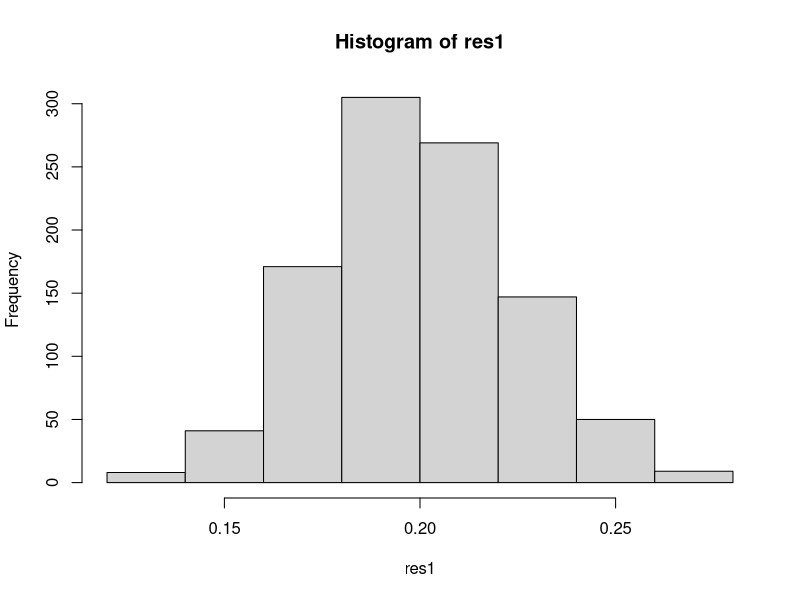
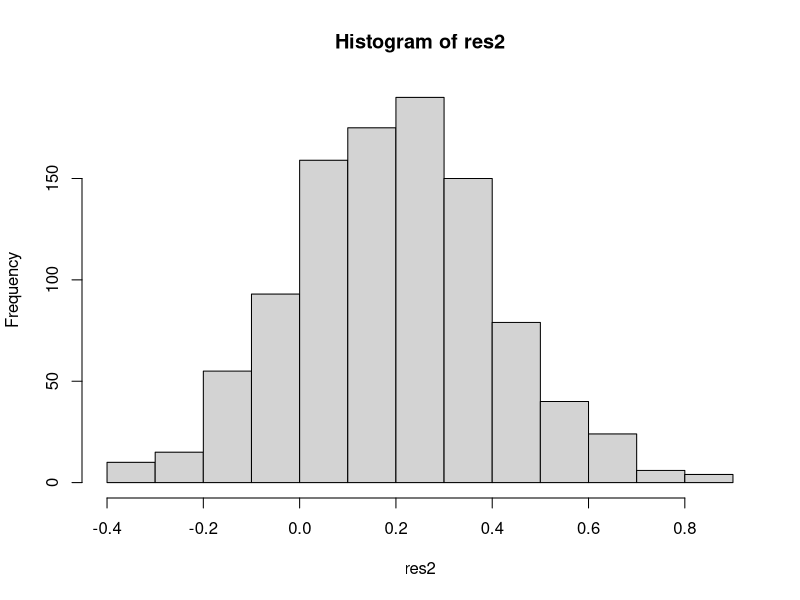

These figures' R source, in order:
## ---- chunk 1
# somma i numeri da 1 a 10
sum(1:10)
## ---- chunk 2
msg = "hello world"
print(msg)
print(msg)
print(msg)
print(msg)
print(msg)
## ---- chunk 3
n = 10
for(i in 1:n){
# quali operazioni
}
## ---- chunk 4
for(i in 1:5){
print(paste("hello word", i, sep = "_"))
}
## ---- chunk 5
for(i in 1:10){ 
  print(i)
}
## ---- chunk 6
vec=1:5

for(i in 1:length(vec)){ 
  
  print(vec[i])

  }
## ---- chunk 7
vec=1:5

for(i in vec){ 
  
  print(i)

}
## ---- chunk 8
x = 5

while (x < 15) { 
  print(x)
  x = x + 1 
}
## ---- chunk 9
repeat{
  lancia_dado = sample(1:6, 1)
  print(lancia_dado)
  if(lancia_dado == 6) break
}
## ---- chunk 10
i=1
repeat { 
  print(i)
  i=i+1 
  if(i > 3)break
  }
## ---- chunk 11
i=1
while (i < 4) { 
  print(i)
  i=i+1 
  }
## ---- chunk 12
somma = 0 # inizializziamo la somma a 0
x = 1:10 #vettore x 

for(i in 1:length(x)){ # per tutta la lunghezza di x = 1:10 
  somma = somma + x[i]
}
## ---- chunk 13
my_sum = function(x){
  somma = 0 # inizializziamo la somma a 0
  for(i in seq_along(x)){  # equivalente a 1:length(x)
    somma = somma + x[i]
  }
  return(somma)
}

x = rnorm(100)
my_sum(x)
sum(x)
## ---- chunk 14
mydf = read.csv(file = "data/mydf_2.csv") #carico il dataset 
str(mydf)

group_mean = .2 # effetto medio atteso
var_mean = .1   # variabilità
n_subj = max(mydf$id) #numero soggetti
## ---- chunk 15
set.seed(111) # x replicabilità della simulazione

niter = 1000 # numero di iterazioni
res1 = rep(NA, niter) # vettore di risultati
age_z = mydf$age_z

for(i in 1:niter) {
  
  # effetto
  b_mu = rnorm(n_subj, mean = group_mean, sd = var_mean)
  # Simulo un vettore y per ogni iterazione,
  # che avrà tanti elementi quanti soggetti
  y = 0 + b_mu * age_z
  # Modello lineare
  mod = lm(y ~ 1 + age_z)
  res1[i] = mod$coefficients[[2]] # Estraggo l'effetto dell'età
}
## ---- chunk 16
# effetto medio stimato
mean(res1)
# istogramma dei risultati
hist(res1)
## ---- chunk 17
var_mean = .8  
## ---- chunk 18
res2 = rep(NA, niter) # vettore di risultati

for(i in 1:niter) {
  
  # effetto
  b_mu = rnorm(n_subj, mean = group_mean, sd = var_mean)
  
  # Simulo un vettore y per ogni iterazione,
  # che avrà tanti elementi quanti soggetti
  y = 0 + b_mu * age_z 
  
  # Modello lineare
  mod = lm(y ~ 1 + age_z)
  res2[i] = mod$coefficients[[2]] # Estraggo l'effetto dell'età
}
## ---- chunk 19
# effetto medio stimato
mean(res2)
# istogramma dei risultati
hist(res2)
## ---- chunk 20
for(i in 1:3){ # livello 1
  for(j in 1:3){ # livello 2
      print(paste(i, j))
  }
}
## ---- chunk 21
# Definire parametri della ricerca
gruppi=c("Controllo", "Trattamento")  # Nomi dei gruppi
num_soggetti=10                      # Numero di soggetti per gruppo

# Creare una matrice per memorizzare i dati
res=data.frame(
  Gruppo = factor(),
  Soggetto = integer(),
  RT = numeric()
)
## ---- chunk 22
# Ciclo nested per simulare raccolta dati
set.seed(42)  # Per riproducibilità dei dati simulati

for (gruppo in gruppi) {
  
  for (soggetto in 1:num_soggetti) {
    
    # Simulare un tempo di reazione 
    RT=ifelse(gruppo == "Controllo", 
                             rlnorm(1, mean = log(.500), sd = .050),  
              # Media diversa per il gruppo Trattamento
                             rlnorm(1, mean = log(.450), sd = .050))
    
    # Aggiungere i dati al dataframe, aggiungendo una riga 
    res=rbind(res, 
        data.frame(Gruppo = gruppo, Soggetto = soggetto, RT = RT))
  }
}
## ---- chunk 23
str(res)
head(res)
mean(res$RT[res$Gruppo == "Controllo"])
mean(res$RT[res$Gruppo == "Trattamento"])
## ---- chunk 24
num_soggetti = 10
gruppo = character()
res2 =data.frame(Gruppo = character(num_soggetti), 
                  Partecipante = integer(num_soggetti), RT = numeric(num_soggetti))

for (i in 1:num_soggetti) {
  
    gruppo[i] = ifelse(i < 5, "Controllo","Trattamento")
    
    RT = ifelse(gruppo[i] == "Controllo", 
                rlnorm(1, log(.500), .050), rlnorm(1, log(.450), .050))
    
    res2$Gruppo[i] = gruppo[i] 
    
    res2$Partecipante[i] = i
    
    res2$RT[i] = RT                 
}
## ---- chunk 25
str(res2)
head(res2)
mean(res2$RT[res2$Gruppo == "Controllo"])
mean(res2$RT[res2$Gruppo == "Trattamento"])
